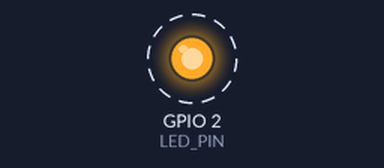
The sketch below on a simulated ESP32. On the bench: output pins drawn as LEDs (lit = HIGH). Dashed ring = blinking. What the sketch prints to the serial monitor is not drawn.

Above: at 0.5 s.
Timing chart, 0 to 4.6 s (numbered marks = the images above):
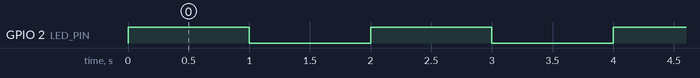

Measured:
- by itself, GPIO 2 (LED_PIN): alternates HIGH for 1.0 s and LOW for 1.0 s

The sketch:

sketch.ino
```cpp
#define LED_PIN 2

void setup() {
  Serial.begin(115200);
  pinMode(LED_PIN, OUTPUT);
  Serial.println("Hello World - ESP32 demarre");
}

void loop() {
  digitalWrite(LED_PIN, HIGH);
  Serial.println("LED allumee");
  delay(1000);
  digitalWrite(LED_PIN, LOW);
  Serial.println("LED eteinte");
  delay(1000);
}
```
